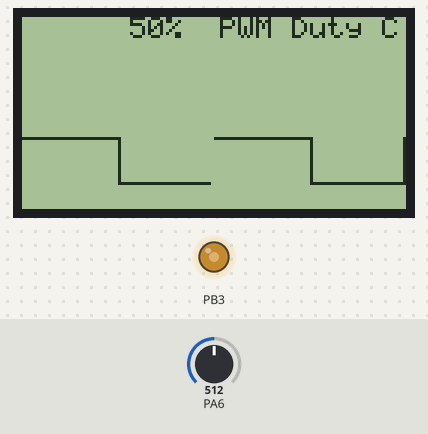
A program run on a simulated ATmega32, built with avr-gcc and emulated at 16 MHz (the files do not name the chip). On the bench: 128×64 one-colour display, output pins drawn as LEDs (lit = HIGH). Wiring (inferred from the names in the program): KS0108 128×64 LCD: RS PA0; R/W PA1; E PA2; CS1 PA3; CS2 PA4; data PC0, PC1, PC2, PC3, PC4, PC5, PC6, PC7; reset PA5. The inputs (shaded band) are chosen by the test bench; at power-on: PA6 = 512. Pins used as bus, display or sensor lines are not drawn.

Above: at 1.2 s.
1.3 s: PA6 set to 716
At 2.4 s:
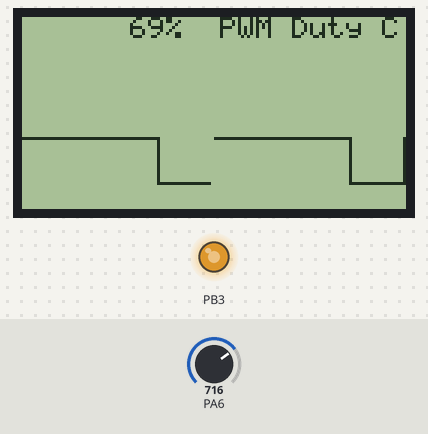
2.9 s: PA6 set to 900
At 4.1 s:
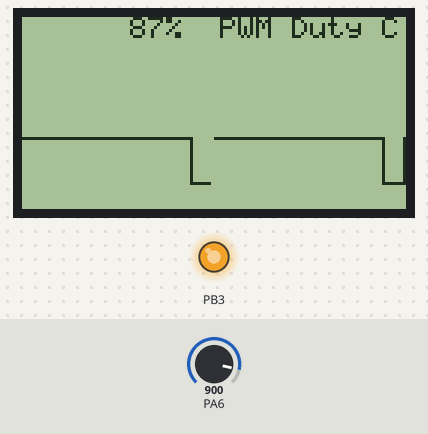
4.4 s: PA6 set to 0
At 5.7 s:
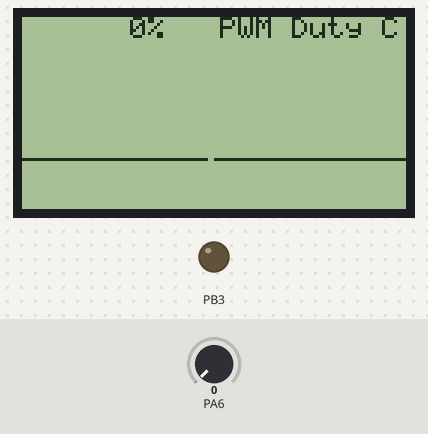
Timing chart, 0 to 7.4 s (numbered marks = the images above; inputs shaded):
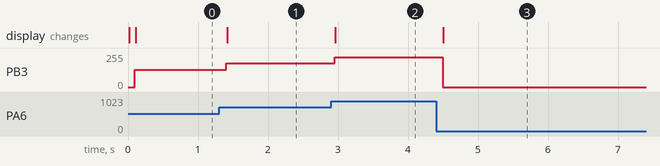

The program:

main.c
```c
/* * File:   main.c
 * Author: Mostafa Eshra
 */

#include <avr/io.h>
#include <util/delay.h> // Added for GLCD delay functions
#include <stdint.h> // Added for uint8_t, int32_t types
#include <math.h>
#include <string.h>

// --- Include Dependencies ---
#include "ADC.h" // Assuming this contains ADC_select_CH, ADC_SC, ADC_read, init_ADC
#include "DIO.h"
#include "Timer.h"
#include "GLCD.h" // New GLCD Header

#define High 0x01
#define Low 0x80

int main(void)
{
    // --- System & Peripheral Setup ---
    // 1. Configure ADC input pin (PA6) as INPUT
    DIO_Set_PIN_DIR(&PORTA, PA6, INPUT);

    // 2. Initialize ADC on Channel 6 (PA6)
    // Assuming ADC functions are available (e.g., init_ADC)
     init_ADC(ADC_CH6, ADC_REF_AREF, ADC_PRE_32);

    // 3. Initialize Timer0 for Fast PWM mode (Output on PB3)
    init_Timer0(TIMER0_MODE_FPWM, TIMER0_CS_PRE_64);
    Timer0_COMP_MODE(TIMER0_COMP_MODE_PWM_SET_ON_COUNT_UP);

    // 4. Initialize GLCD (Control on PORTA, Data on PORTC)
    GLCD_Init();
    GLCD_ClearScreen();

    int adc_val = 0;
    float PWM_Per = 0;
    uint8_t duty_cycle_val;
    char buffer[5]; // Buffer for displaying 0-100 value (max 3 digits + '%' + '\0')

    // Display a static label once
    // Using GLCD_GoToPageColumn to explicitly set the cursor before writing the label
    GLCD_GoToPageColumn(0, 2); // Page 0, Column 2
    GLCD_WriteString(0, 2, "PWM Duty Cycle:");

    while (1) {
        // --- ADC to PWM Control Loop ---

        // Ensure the ADC is still reading Channel 6
         ADC_select_CH(ADC_CH6);

        // Start ADC conversion and read 10-bit value
         ADC_SC();
         adc_val = ADC_read();

        // Scale 10-bit value (0-1023) to 8-bit value (0-255) for OCR0
        duty_cycle_val = (uint8_t)(adc_val/4);
        Timer0_SET_COMP_VAL(duty_cycle_val);

        // --- GLCD Update Logic ---
        //calculate the PWM percentage
        PWM_Per = (adc_val/1023.0) * 100;

        int_to_string((uint8_t)(PWM_Per), buffer);


        // Add the '%' symbol to the end of the string
        uint8_t len = 0;
        while (buffer[len] != '\0') {
            len++;
        }
        buffer[len] = '%';
        buffer[len + 1] = '\0';

        GLCD_Write_Per(buffer);

        //3. Draw the signal
        char Signal_High = round((PWM_Per/100) * 64);

        GLCD_Draw_Signal(Signal_High);

   }
    return 0;
}
```

ADC.c
```c
/*
 * File:   ADC.c
 * Author: Mostafa Eshra
 */

#include <avr/io.h>
#include <avr/interrupt.h>
#define F_CPU 16000000UL
#include <util/delay.h>
#include "ADC.h"


void init_ADC(char ADC_CH, char ADC_REF, char ADC_PRE){

    ADC_select_CH(ADC_CH);
    ADC_select_REF(ADC_REF);
    ADC_select_PRE(ADC_PRE);

    // Enable ADC NOW
    ADC_EN();
}
void ADC_select_CH(char ADC_CH){
    ADMUX &= 0xE0;  // xxx00000
    ADMUX |= ADC_CH;
}
void ADC_select_REF(char ADC_REF){
    // AREF, AVCC, Internal_2.56
    ADMUX &= ~((1<<REFS1)|(1<<REFS0));
    ADMUX |= (ADC_REF<<6);

}
void ADC_select_PRE(char ADC_PRE){
    ADCSRA &= 0xF8; // xxxxx000
    ADCSRA |= ADC_PRE;
}
void ADC_EN(){
    ADCSRA |= (1<<ADEN);
}
void ADC_SC(){
    ADCSRA |= (1<<ADSC);
}
int  ADC_read(){
    // Pooling on Flag
    while(!(ADCSRA & (1<<ADIF)));
    return ADCW;
}
```

ADC.h
```c
/*
 * File:   ADC.h
 * Author: Mostafa Eshra
 */

#ifndef ADC_H
#define	ADC_H

#ifndef ADC_H_INCLUDED
#define ADC_H_INCLUDED

#define ADC_REF_AREF      0
#define ADC_REF_AVCC      1
#define ADC_REF_2_56V     3

#define ADC_CH0       0
#define ADC_CH1       1
#define ADC_CH2       2
#define ADC_CH3       3
#define ADC_CH4       4
#define ADC_CH5       5
#define ADC_CH6       6
#define ADC_CH7       7

#define ADC_CH0_CH1_X1   16


#define ADC_PRE_2     1
#define ADC_PRE_4     2
#define ADC_PRE_8     3
#define ADC_PRE_16    4
#define ADC_PRE_32    5
#define ADC_PRE_64    6
#define ADC_PRE_128   7


void init_ADC(char ADC_CH, char ADC_REF, char ADC_PRE);
void ADC_select_CH(char ADC_CH);
void ADC_select_REF(char ADC_REF);
void ADC_EN();
void ADC_select_PRE(char ADC_PRE);
void ADC_SC();
int  ADC_read();

#endif // ADC_H_INCLUDED


#endif	/* ADC_H */
```

Timer.c
```c
/*
 * File:   Timer.c
 * Author: Mostafa Eshra
 */

#include <avr/io.h>
#include "Timer.h"

#include "DIO.h"

void init_Timer0(char TIMER_MODE, char TIMER_CLOCK_SOURCE) {

    // TCCR0
    switch (TIMER_MODE) {
        case TIMER0_MODE_NORMAL:
            TCCR0 &= ~((1 << WGM01) | (1 << WGM00));
            break;
        case TIMER0_MODE_PWM:
            TCCR0 &= ~((1 << WGM01) | (1 << WGM00));
            TCCR0 |= (1 << WGM00);
            break;
        case TIMER0_MODE_CTC:
            TCCR0 &= ~((1 << WGM01) | (1 << WGM00));
            TCCR0 |= (1 << WGM01);
            break;
        case TIMER0_MODE_FPWM:
            TCCR0 |= ((1 << WGM01) | (1 << WGM00));
            break;
    }
    TCCR0 |= TIMER_CLOCK_SOURCE;
}

void Timer0_INT_ENABLE(char TIMER_INT) {
    switch (TIMER_INT) {
        case TIMER0_INT_TOV:
            TIMSK |= (1 << TOIE0);
            break;
        case TIMER0_INT_OCF:
            TIMSK |= (1 << OCIE0);
            break;
    }
}

void Timer0_SET_COMP_VAL(char TIMER_COMP_VAL) {
    OCR0 = TIMER_COMP_VAL;
}

void Timer0_COMP_MODE(char TIMER0_COMP_MODE){
    switch(TIMER0_COMP_MODE){
        case TIMER0_COMP_MODE_CTC_TOGGLE:
            DIO_Set_PIN_DIR(&PORTB, PB3, OUTPUT);
            TCCR0 |= (1<<COM00);
            break;
        case TIMER0_COMP_MODE_PWM_SET_ON_COUNT_UP:
            DIO_Set_PIN_DIR(&PORTB, PB3, OUTPUT);
            TCCR0 |= (1 << COM01);
            TCCR0 &= ~(1 << COM00);
            break;
    }
}
```

Timer.h
```c
/*
 * File:   Timer.h
 * Author: Mostafa Eshra
 */


#ifndef TIMER_H
#define	TIMER_H

// Timer Modes
#define TIMER0_MODE_NORMAL   0
#define TIMER0_MODE_PWM      1
#define TIMER0_MODE_CTC      2
#define TIMER0_MODE_FPWM     3
// Clock Source
#define TIMER0_CS_STOP       0
#define TIMER0_CS_NO_PRE     1
#define TIMER0_CS_PRE_8      2
#define TIMER0_CS_PRE_64     3
#define TIMER0_CS_PRE_256    4
#define TIMER0_CS_PRE_1024   5
#define TIMER0_EXT_CS_FALLING_EDGE   6
#define TIMER0_EXT_CS_RISING_EDGE    7
// Enable Individual Interrupts
#define TIMER0_INT_TOV               0
#define TIMER0_INT_OCF               1

#define TIMER0_COMP_MODE_CTC_TOGGLE  1
#define TIMER0_COMP_MODE_PWM_SET_ON_COUNT_UP  2


void init_Timer0(char TIMER_MODE, char TIMER_CLOCK_SOURCE);
void Timer0_INT_ENABLE(char TIMER_INT);
void Timer0_SET_COMP_VAL(char TIMER_COMP_VAL);
void Timer0_COMP_MODE(char TIMER0_COMP_MODE);
void init_Timer2(char TIMER_MODE, char TIMER_CLOCK_SOURCE);
void Timer2_INT_ENABLE(char TIMER_INT);
void Timer2_SET_COMP_VAL(char TIMER_COMP_VAL);
void Timer2_COMP_MODE(char TIMER0_COMP_MODE);


void init_Timer1(char TIMER_MODE, char TIMER_CLOCK_SOURCE);
void Timer1_INT_ENABLE(char TIMER_INT);
void Timer1_SET_COMP_VAL(char TIMER_COMP_VAL);
void Timer1_COMP_MODE(char TIMER0_COMP_MODE);

#endif	/* TIMER_H */
```

GLCD.c
```c
/* * File:   GLCD.c
 * Author: Mostafa Eshra
 * Description: Low-level driver for KS0108-based 128x64 GLCD.
 */

#include "GLCD.h"
#include "DIO.h"
#include "GLCD_Font.h"
#include <util/delay.h>
#include <avr/io.h>
#include <stdint.h>
#include <string.h>

// --- Internal Helper Functions ---

// Waits for the controller chip to finish its current operation
void GLCD_BusyWait(void) {
    char busy_flag; // Variable to hold the result of the DIO_Read_PIN function

    // 1. Set GLCD data port to input (Use GLCD_DATA_PORT for direction setting)
    DIO_Set_PORT_DIR(GLCD_DATA_PORT, 0x00);

    // 2. Control sequence for reading busy flag
    DIO_Set_PIN_VALUE(GLCD_CONTROL_PORT, GLCD_RW_PIN, HIGH); // Read mode
    DIO_Set_PIN_VALUE(GLCD_CONTROL_PORT, GLCD_RS_PIN, LOW);  // Command mode

    // 3. Loop until Busy Flag (DB7) is LOW (not busy)
    do {
        // Toggle Enable pin to read the status
        DIO_Set_PIN_VALUE(GLCD_CONTROL_PORT, GLCD_E_PIN, HIGH);
        _delay_us(1);
        DIO_Read_PIN(GLCD_DATA_PORT, 7, &busy_flag); // Read the value of DB7
        DIO_Set_PIN_VALUE(GLCD_CONTROL_PORT, GLCD_E_PIN, LOW);
        _delay_us(1);
    } while (busy_flag == HIGH); // Repeat if DB7 (Busy Flag) is HIGH

    // 4. Set GLCD data port back to output for writing data
    DIO_Set_PORT_DIR(GLCD_DATA_PORT, 0xFF);

    // 5. Reset control pins
    DIO_Set_PIN_VALUE(GLCD_CONTROL_PORT, GLCD_RW_PIN, LOW); // Write mode
}

// Selects the desired chip (CS1 or CS2)
void GLCD_SelectChip(uint8_t chip) {
    // Disable all chips first
    DIO_Set_PIN_VALUE(GLCD_CONTROL_PORT, GLCD_CS1_PIN, LOW);
    DIO_Set_PIN_VALUE(GLCD_CONTROL_PORT, GLCD_CS2_PIN, LOW);

    // Enable the selected chip
    if (chip == 1) {
        DIO_Set_PIN_VALUE(GLCD_CONTROL_PORT, GLCD_CS1_PIN, HIGH);
    } else if (chip == 2) {
        DIO_Set_PIN_VALUE(GLCD_CONTROL_PORT, GLCD_CS2_PIN, HIGH);
    }
    GLCD_BusyWait();
}

// Sends a command byte to the currently selected chip
void GLCD_Command(uint8_t cmd) {
    GLCD_BusyWait(); // Wait until the chip is ready

    // 1. Control signals: RS=LOW (Command), RW=LOW (Write)
    DIO_Set_PIN_VALUE(GLCD_CONTROL_PORT, GLCD_RS_PIN, LOW);
    DIO_Set_PIN_VALUE(GLCD_CONTROL_PORT, GLCD_RW_PIN, LOW);

    // 2. Put data on bus and pulse Enable
    DIO_Set_PORT_VALUE(GLCD_DATA_PORT, cmd);
    DIO_Set_PIN_VALUE(GLCD_CONTROL_PORT, GLCD_E_PIN, HIGH);
    _delay_us(1);
    DIO_Set_PIN_VALUE(GLCD_CONTROL_PORT, GLCD_E_PIN, LOW);
}

// Sends a data byte (pixels) to the currently selected chip
void GLCD_Data(uint8_t data) {
    GLCD_BusyWait(); // Wait until the chip is ready

    // 1. Control signals: RS=HIGH (Data), RW=LOW (Write)
    DIO_Set_PIN_VALUE(GLCD_CONTROL_PORT, GLCD_RS_PIN, HIGH);
    DIO_Set_PIN_VALUE(GLCD_CONTROL_PORT, GLCD_RW_PIN, LOW);

    // 2. Put data on bus and pulse Enable
    DIO_Set_PORT_VALUE(GLCD_DATA_PORT, data);
    DIO_Set_PIN_VALUE(GLCD_CONTROL_PORT, GLCD_E_PIN, HIGH);
    _delay_us(1);
    DIO_Set_PIN_VALUE(GLCD_CONTROL_PORT, GLCD_E_PIN, LOW);
}

// --- Public Driver Functions ---

// Initializes GLCD control ports and sends initialization commands
void GLCD_Init(void) {
    // 1. Configure Control Pins (OUTPUT) - Use GLCD_CONTROL_PORT
    DIO_Set_PIN_DIR(GLCD_CONTROL_PORT, GLCD_RS_PIN, OUTPUT);
    DIO_Set_PIN_DIR(GLCD_CONTROL_PORT, GLCD_RW_PIN, OUTPUT);
    DIO_Set_PIN_DIR(GLCD_CONTROL_PORT, GLCD_E_PIN, OUTPUT);
    DIO_Set_PIN_DIR(GLCD_CONTROL_PORT, GLCD_CS1_PIN, OUTPUT);
    DIO_Set_PIN_DIR(GLCD_CONTROL_PORT, GLCD_CS2_PIN, OUTPUT);
    DIO_Set_PIN_DIR(GLCD_CONTROL_PORT, GLCD_RST_PIN, OUTPUT);

    // 2. Configure Data Port (OUTPUT) - Use GLCD_DATA_PORT
    DIO_Set_PORT_DIR(GLCD_DATA_PORT, 0xFF);

    // 3. Hardware Reset (briefly pull RST low)
    DIO_Set_PIN_VALUE(GLCD_CONTROL_PORT, GLCD_RST_PIN, LOW);
    _delay_ms(10);
    DIO_Set_PIN_VALUE(GLCD_CONTROL_PORT, GLCD_RST_PIN, HIGH);
    _delay_ms(10);

    // 4. Send initialization commands to both chips
    // Select Chip 1 (Left Half)
    GLCD_SelectChip(1);
    GLCD_Command(GLCD_DISPLAY_ON);
    GLCD_Command(GLCD_START_LINE_ADDR + 0);

    // Select Chip 2 (Right Half)
    GLCD_SelectChip(2);
    GLCD_Command(GLCD_DISPLAY_ON);
    GLCD_Command(GLCD_START_LINE_ADDR + 0);

    // Clear the whole display
    GLCD_ClearScreen();
}

// Simple string reversal helper for int_to_string
static void reverse(char s[]) {
    uint8_t i, j;
    char c;
    for (i = 0, j = strlen(s) - 1; i < j; i++, j--) {
        c = s[i];
        s[i] = s[j];
        s[j] = c;
    }
}

// Custom function to convert integer value to a string (itoa)
void int_to_string(int32_t value, char *buffer) {
    uint8_t i = 0;

    // Handle 0
    if (value == 0) {
        buffer[i++] = '0';
        buffer[i] = '\0';
        return;
    }

    // Process digits in reverse order
    while (value > 0) {
        buffer[i++] = (value % 10) + '0';
        value /= 10;
    }
    buffer[i] = '\0';

    reverse(buffer);
}

// Clears the entire GLCD screen (fills all memory with 0x00)
void GLCD_ClearScreen(void) {
    for (uint8_t page = 0; page < GLCD_PAGES; page++) {
        // Clear Chip 1
        GLCD_SelectChip(1);
        GLCD_Command(GLCD_SET_PAGE_ADDR + page);
        GLCD_Command(GLCD_SET_COLUMN_ADDR + 0);

        for (uint8_t col = 0; col < (GLCD_WIDTH / 2); col++) {
            GLCD_Data(0x00);
        }

        // Clear Chip 2
        GLCD_SelectChip(2);
        GLCD_Command(GLCD_SET_PAGE_ADDR + page);
        GLCD_Command(GLCD_SET_COLUMN_ADDR + 0);

        for (uint8_t col = 0; col < (GLCD_WIDTH / 2); col++) {
            GLCD_Data(0x00);
        }
    }
}

// *** CRUCIAL CURSOR-SETTING FUNCTION (GoToPageColumn) ***
// This function translates the 128-column address into a chip select and local column address.
void GLCD_GoToPageColumn(uint8_t page, uint8_t column) {
    if (page >= GLCD_PAGES || column >= GLCD_WIDTH) {
        return; // Ignore invalid coordinates
    }

    uint8_t chip;
    uint8_t local_column;

    // 1. Determine which chip to address (Left or Right)
    if (column < (GLCD_WIDTH / 2)) {
        // Column 0-63 (Left Chip)
        chip = 1;
        local_column = column;
    } else {
        // Column 64-127 (Right Chip)
        chip = 2;
        // Local column is relative to the chip (e.g., global 64 is local 0)
        local_column = column - (GLCD_WIDTH / 2);
    }

    // 2. Select the determined chip
    GLCD_SelectChip(chip);

    // 3. Send the address commands to the chip
    GLCD_Command(GLCD_SET_PAGE_ADDR + page);
    GLCD_Command(GLCD_SET_COLUMN_ADDR + local_column);
}

// Writes a single character at the specified starting position
void GLCD_WriteChar(uint8_t page, uint8_t column, char ch) {

    // Check if character is in the defined font range
    uint8_t font_index = ch - FONT_START_CHAR;
    if (ch < FONT_START_CHAR || ch > FONT_END_CHAR) {
        font_index = 0; // Default to space if character is undefined
    }

    // Go to the specified starting position
    GLCD_GoToPageColumn(page, column);

    // Draw the 5 columns of the character data
    for (uint8_t i = 0; i < FONT_WIDTH; i++) {
        GLCD_Data(FONT_DATA[font_index][i]);
    }

    // Draw one blank column for spacing
    GLCD_Data(0x00);
}

// Writes a string starting at the specified page and column
void GLCD_WriteString(uint8_t page, uint8_t column, const char* str) {
    uint8_t current_col = column;

    for (uint8_t i = 0; i < strlen(str); i++) {
        if (current_col > (GLCD_WIDTH / 2) - (FONT_WIDTH + 1)) {
            // If the character cannot fit on the current chip (Chip 1 ends at 63),
            // move the cursor to the start of the next chip (column 64).
            if (current_col < (GLCD_WIDTH / 2)) {
                current_col = GLCD_WIDTH / 2; // Sets it to 64
            }
        }

        GLCD_WriteChar(page, current_col, str[i]);

        // Characters are 5 pixels + 1 space = 6 pixels wide
        current_col += (FONT_WIDTH + 1);

        // Check if we hit the end of the display, if so, stop writing
        if (current_col >= GLCD_WIDTH) {
            return;
        }
    }
}

void GLCD_Write_Per(const char* str) {
    // Clear the part of the percentage
        GLCD_GoToPageColumn(0, 100);
        for (uint8_t i = 0; i < 100; i++) {
            GLCD_Data(0x00);
        }
        GLCD_WriteString(0, 100, str);
}

void GLCD_Draw_Signal(char Signal_High) {
    GLCD_GoToPageColumn(5,0);
    for (uint8_t i = 0; i < Signal_High; i++) {
        GLCD_Data(High);
    }
    if (Signal_High < 64) {
        if (Signal_High != 0) {
            GLCD_GoToPageColumn(5,63);
            GLCD_Data(0xFF);
            GLCD_GoToPageColumn(6,63);
            GLCD_Data(0xFF);
            GLCD_GoToPageColumn(5,(Signal_High));
            GLCD_Data(0xFF);
            GLCD_GoToPageColumn(6,(Signal_High));
            GLCD_Data(0xFF);
            for (uint8_t i = 0; i < (64 - Signal_High - 2); i++) {
                GLCD_Data(Low);
            }
        }
        else {
            for (uint8_t i = 0; i < (64 - Signal_High); i++) {
                GLCD_Data(Low);
            }
        }
    }
    GLCD_GoToPageColumn(5,64);
    for (uint8_t i = 0; i < Signal_High; i++) {
        GLCD_Data(High);
    }
    if (Signal_High < 64) {
        if (Signal_High != 0) {
            GLCD_GoToPageColumn(5, (64 + Signal_High));
            GLCD_Data(0xFF);
            GLCD_GoToPageColumn(6,(64 + Signal_High));
            GLCD_Data(0xFF);
            for (uint8_t i = 0; i < (64 - Signal_High - 2); i++) {
                GLCD_Data(Low);
            }
        }
        else {
            for (uint8_t i = 0; i < (64 - Signal_High - 2); i++) {
                GLCD_Data(Low);
            }
        }
    }

    _delay_ms(100);

    //clear the part of the signal
    for(uint8_t p = 5; p < 7; p++) {
        GLCD_GoToPageColumn(p, 0);
        for (uint8_t i = 0; i < 64; i++) {
            GLCD_Data(0x00);
        }
        GLCD_GoToPageColumn(p, 64);
        for (uint8_t i = 0; i < 64; i++) {
            GLCD_Data(0x00);
        }
    }
}
```

DIO.c
```c
/*
 * File:   DIO.c
 * Author: Mostafa Eshra
 */

#include <avr/io.h>
#include "DIO.h"

void DIO_Set_PORT_DIR(volatile unsigned char *  PORTx, char DIR){
    *(PORTx-1) = DIR;
}
void DIO_Set_PORT_VALUE(volatile unsigned char * PORTx, char Val){
    *PORTx = Val;
}

void DIO_Read_PORT(volatile unsigned char* PORTx, unsigned char* val){
    *val = *(PORTx-2);
}


void DIO_Set_PIN_DIR(volatile unsigned char * PORTx, char PIN, char DIR){
    PORTx--;
    switch(DIR){
        case INPUT:
            *PORTx &= ~(1<<PIN);
            break;
        case OUTPUT:
            *PORTx |= (1<<PIN);
            break;
    }
}


void DIO_Set_PIN_VALUE(volatile unsigned char* PORTx,char PIN, char Val){

    switch(Val){
        case HIGH:
            *PORTx |= (1<<PIN);
            break;
        case LOW:
            *PORTx &= ~(1<<PIN);
            break;
    }
}


void DIO_Read_PIN(volatile unsigned char * PORTx, char PIN, char*val){
    PORTx-=2;

    if(*PORTx & (1<<PIN)){
        *val = 1;
    }
    else{
        *val = 0;
    }

    *val = (*PORTx & (1<<PIN))? HIGH:LOW;
}


void DIO_Toggle_PIN(volatile unsigned char* PORTx, char PIN){
    *PORTx ^= (1<<PIN);
}
```

Source omitted: GLCD.h (2356 bytes), GLCD_Font.h (data table, 5510 bytes), DIO.h (827 bytes)

Measured:
- after the input at 1.3 s, PB3: 128/255 → 179/255 after 0.11 s; the display: changes after 0.12 s (image 1)
- after the input at 2.9 s, PB3: 179/255 → 225/255 after 0.05 s; the display: changes after 0.06 s (image 2)
- after the input at 4.4 s, PB3: 225/255 → 0/255 after 0.10 s; the display: changes after 0.11 s (image 3)
